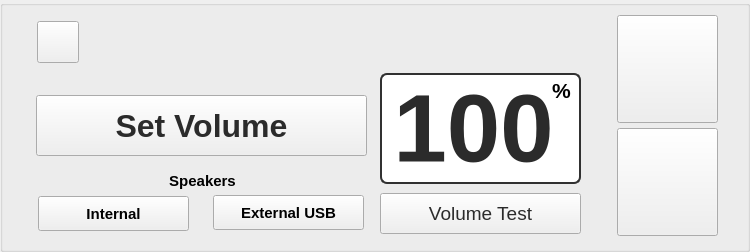
    <widget class="QGroupBox" name="groupBox_2">
     <property name="geometry">
      <rect>
       <x>34</x>
       <y>106</y>
       <width>750</width>
       <height>252</height>
      </rect>
     </property>
     <property name="styleSheet">
      <string notr="true">QGroupBox#groupBox_2{
	background: url(:/images/screens/brushedSteelSheet.png);
border-color: rgb(118, 118, 118);
border-top-left-radius:10px;
border-bottom-left-radius:10px;
border: 3px solid gray;
}</string>
     </property>
     <property name="title">
      <string/>
     </property>
     <widget class="QLabel" name="volumeLabel">
      <property name="geometry">
       <rect>
        <x>383</x>
        <y>78</y>
        <width>181</width>
        <height>101</height>
       </rect>
      </property>
      <property name="font">
       <font>
        <pointsize>72</pointsize>
        <weight>75</weight>
        <bold>true</bold>
       </font>
      </property>
      <property name="styleSheet">
       <string notr="true">QLabel#volumeLabel{
color: rgb(43, 43, 43);
}</string>
      </property>
      <property name="text">
       <string notr="true">100</string>
      </property>
      <property name="alignment">
       <set>Qt::AlignCenter</set>
      </property>
     </widget>
     <widget class="QLabel" name="lblPercentSymbol">
      <property name="geometry">
       <rect>
        <x>546</x>
        <y>80</y>
        <width>31</width>
        <height>20</height>
       </rect>
      </property>
      <property name="font">
       <font>
        <pointsize>16</pointsize>
        <weight>75</weight>
        <bold>true</bold>
       </font>
      </property>
      <property name="styleSheet">
       <string notr="true">QLabel#label_16{
color: rgb(43, 43, 43);
background:transparent;
}</string>
      </property>
      <property name="text">
       <string>%</string>
      </property>
      <property name="alignment">
       <set>Qt::AlignCenter</set>
      </property>
     </widget>
     <widget class="QPushButton" name="setVolumeBut">
      <property name="geometry">
       <rect>
        <x>36</x>
        <y>95</y>
        <width>331</width>
        <height>61</height>
       </rect>
      </property>
      <property name="font">
       <font>
        <pointsize>24</pointsize>
        <weight>75</weight>
        <bold>true</bold>
       </font>
      </property>
      <property name="styleSheet">
       <string notr="true">QPushButton#setVolumeBut{
color: rgb(43,43,43);
}</string>
      </property>
      <property name="text">
       <string>Set Volume</string>
      </property>
      <property name="default">
       <bool>false</bool>
      </property>
     </widget>
     <widget class="QFrame" name="frame_2">
      <property name="geometry">
       <rect>
        <x>380</x>
        <y>73</y>
        <width>201</width>
        <height>111</height>
       </rect>
      </property>
      <property name="styleSheet">
       <string notr="true">/*background-color: qlineargradient(spread:reflect, x1:0.005, y1:0, x2:1, y2:0, stop:0 rgba(77, 77, 77, 255), stop:1 rgba(190, 190, 190, 255));*/
background: rgb(255,255,255);
border-radius: 7px;
border: 2px solid rgb(49, 49, 49);</string>
      </property>
      <property name="frameShape">
       <enum>QFrame::StyledPanel</enum>
      </property>
      <property name="frameShadow">
       <enum>QFrame::Sunken</enum>
      </property>
      <property name="lineWidth">
       <number>2</number>
      </property>
      <property name="midLineWidth">
       <number>1</number>
      </property>
     </widget>
     <widget class="QPushButton" name="muteBut">
      <property name="geometry">
       <rect>
        <x>37</x>
        <y>21</y>
        <width>42</width>
        <height>42</height>
       </rect>
      </property>
      <property name="sizePolicy">
       <sizepolicy hsizetype="Fixed" vsizetype="Fixed">
        <horstretch>42</horstretch>
        <verstretch>42</verstretch>
       </sizepolicy>
      </property>
      <property name="minimumSize">
       <size>
        <width>42</width>
        <height>42</height>
       </size>
      </property>
      <property name="maximumSize">
       <size>
        <width>42</width>
        <height>42</height>
       </size>
      </property>
      <property name="focusPolicy">
       <enum>Qt::NoFocus</enum>
      </property>
      <property name="autoFillBackground">
       <bool>false</bool>
      </property>
      <property name="styleSheet">
       <string notr="true">QPushButton#muteButton {
    /* Let's make the size of the button 1,5 times of font size. */
  /*  min-height: 1.5em;*/
    /* Font size just 1.*/
    /*font: 1em;*/
    /* Margins so that we get a little space on the left and right. */
    margin: 0 0 0 0;
    /* The font color */ 
 /*  color: white;*/
    /* Here's the background gradient with start point, end point, 
       stop &quot;percentage&quot; and color, stop percentage and color. */
 /*   background-color: qlineargradient(x1: 0, y1: 0, x2: 0, y2: 1,
                                      stop: 0 #2198c0, stop: 1 #0d5ca6); */
	background-color:url(:/images/screens/volumeOffSmall.png);
    /* We'll round the borders. */
    border-style: outset;
    /* Round radius will be 3px */
    border-radius: 19px;
    /* Border is only one pixel */
   /* border-width: 1px; */
    /* Border color is now set */
   border: 1px solid gray;
/*background:transparent;*/
}

QPushButton#muteBut:checked {
	color: rgb(186, 217, 225); 
	background-color: url(:/images/screens/volumeOnSmall.png);
background:transparent;
}
</string>
      </property>
      <property name="text">
       <string/>
      </property>
      <property name="checkable">
       <bool>true</bool>
      </property>
      <property name="checked">
       <bool>false</bool>
      </property>
     </widget>
     <widget class="QLabel" name="mutedResultsLabel">
      <property name="geometry">
       <rect>
        <x>26</x>
        <y>60</y>
        <width>66</width>
        <height>17</height>
       </rect>
      </property>
      <property name="font">
       <font>
        <pointsize>8</pointsize>
       </font>
      </property>
      <property name="styleSheet">
       <string notr="true">
background:transparent;</string>
      </property>
      <property name="text">
       <string/>
      </property>
      <property name="alignment">
       <set>Qt::AlignCenter</set>
      </property>
     </widget>
     <widget class="QPushButton" name="customerSoundBut">
      <property name="geometry">
       <rect>
        <x>617</x>
        <y>128</y>
        <width>101</width>
        <height>108</height>
       </rect>
      </property>
      <property name="text">
       <string/>
      </property>
      <property name="checkable">
       <bool>true</bool>
      </property>
      <property name="autoExclusive">
       <bool>true</bool>
      </property>
     </widget>
     <widget class="QPushButton" name="operatorSoundBut">
      <property name="geometry">
       <rect>
        <x>617</x>
        <y>15</y>
        <width>101</width>
        <height>108</height>
       </rect>
      </property>
      <property name="text">
       <string/>
      </property>
      <property name="checkable">
       <bool>true</bool>
      </property>
      <property name="checked">
       <bool>false</bool>
      </property>
      <property name="autoExclusive">
       <bool>true</bool>
      </property>
     </widget>
     <widget class="QPushButton" name="testVolumeBut">
      <property name="geometry">
       <rect>
        <x>380</x>
        <y>193</y>
        <width>201</width>
        <height>41</height>
       </rect>
      </property>
      <property name="sizePolicy">
       <sizepolicy hsizetype="Fixed" vsizetype="Fixed">
        <horstretch>120</horstretch>
        <verstretch>31</verstretch>
       </sizepolicy>
      </property>
      <property name="minimumSize">
       <size>
        <width>120</width>
        <height>31</height>
       </size>
      </property>
      <property name="font">
       <font>
        <pointsize>14</pointsize>
        <weight>50</weight>
        <bold>false</bold>
       </font>
      </property>
      <property name="styleSheet">
       <string notr="true">QPushButton#testVolumeBut{
color: rgb(43,43,43);
}</string>
      </property>
      <property name="text">
       <string>Volume Test</string>
      </property>
     </widget>
     <widget class="QFrame" name="frame_3">
      <property name="geometry">
       <rect>
        <x>37</x>
        <y>160</y>
        <width>329</width>
        <height>90</height>
       </rect>
      </property>
      <property name="frameShape">
       <enum>QFrame::NoFrame</enum>
      </property>
      <property name="frameShadow">
       <enum>QFrame::Plain</enum>
      </property>
      <widget class="QLabel" name="label_57">
       <property name="geometry">
        <rect>
         <x>15</x>
         <y>10</y>
         <width>301</width>
         <height>21</height>
        </rect>
       </property>
       <property name="font">
        <font>
         <pointsize>11</pointsize>
         <weight>75</weight>
         <bold>true</bold>
        </font>
       </property>
       <property name="text">
        <string>Speakers</string>
       </property>
       <property name="alignment">
        <set>Qt::AlignCenter</set>
       </property>
      </widget>
      <widget class="QPushButton" name="butInternalSpeaker">
       <property name="geometry">
        <rect>
         <x>1</x>
         <y>36</y>
         <width>151</width>
         <height>35</height>
        </rect>
       </property>
       <property name="sizePolicy">
        <sizepolicy hsizetype="Fixed" vsizetype="Fixed">
         <horstretch>0</horstretch>
         <verstretch>0</verstretch>
        </sizepolicy>
       </property>
       <property name="minimumSize">
        <size>
         <width>151</width>
         <height>35</height>
        </size>
       </property>
       <property name="maximumSize">
        <size>
         <width>151</width>
         <height>35</height>
        </size>
       </property>
       <property name="font">
        <font>
         <pointsize>11</pointsize>
         <weight>75</weight>
         <bold>true</bold>
        </font>
       </property>
       <property name="text">
        <string>Internal</string>
       </property>
       <property name="checkable">
        <bool>true</bool>
       </property>
       <property name="autoExclusive">
        <bool>true</bool>
       </property>
      </widget>
      <widget class="QPushButton" name="butExternalUSBSpeaker">
       <property name="geometry">
        <rect>
         <x>176</x>
         <y>35</y>
         <width>151</width>
         <height>35</height>
        </rect>
       </property>
       <property name="sizePolicy">
        <sizepolicy hsizetype="Fixed" vsizetype="Fixed">
         <horstretch>0</horstretch>
         <verstretch>0</verstretch>
        </sizepolicy>
       </property>
       <property name="minimumSize">
        <size>
         <width>151</width>
         <height>35</height>
        </size>
       </property>
       <property name="maximumSize">
        <size>
         <width>151</width>
         <height>35</height>
        </size>
       </property>
       <property name="font">
        <font>
         <pointsize>11</pointsize>
         <weight>75</weight>
         <bold>true</bold>
        </font>
       </property>
       <property name="text">
        <string>External USB</string>
       </property>
       <property name="checkable">
        <bool>true</bool>
       </property>
       <property name="autoExclusive">
        <bool>true</bool>
       </property>
      </widget>
     </widget>
     <zorder>frame_2</zorder>
     <zorder>volumeLabel</zorder>
     <zorder>lblPercentSymbol</zorder>
     <zorder>setVolumeBut</zorder>
     <zorder>mutedResultsLabel</zorder>
     <zorder>customerSoundBut</zorder>
     <zorder>operatorSoundBut</zorder>
     <zorder>testVolumeBut</zorder>
     <zorder>muteBut</zorder>
     <zorder>frame_3</zorder>
    </widget>
